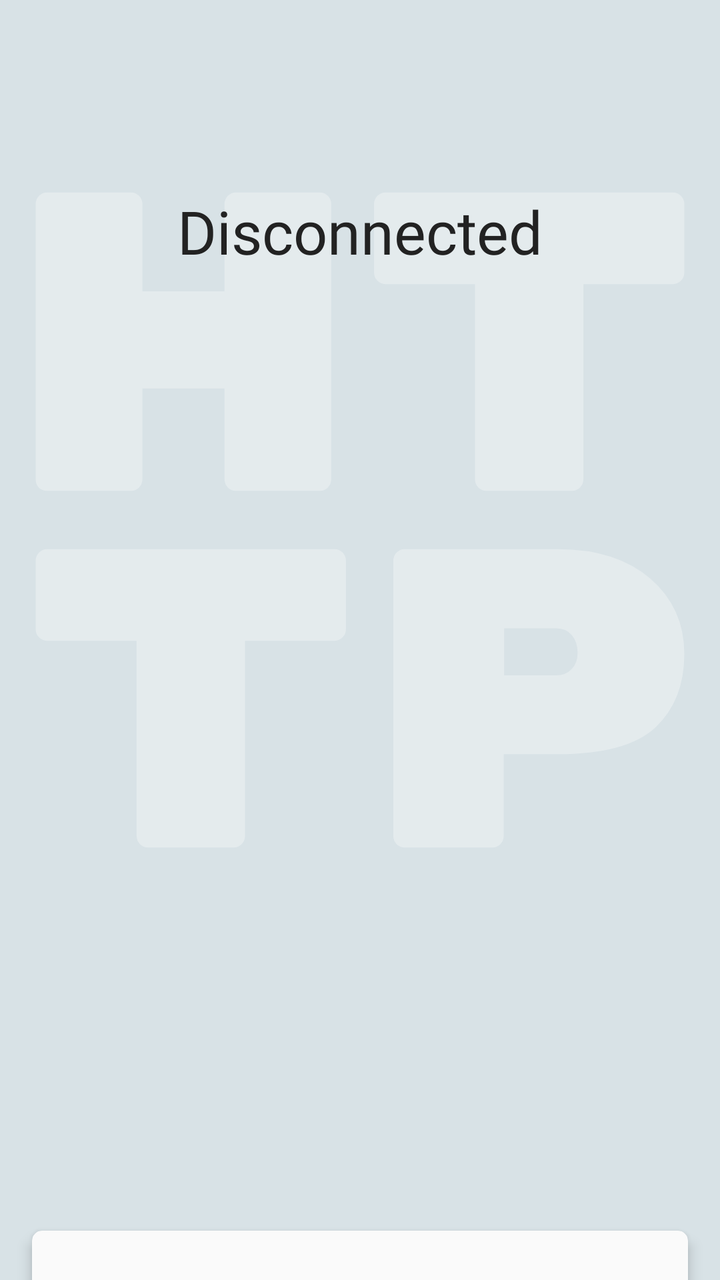
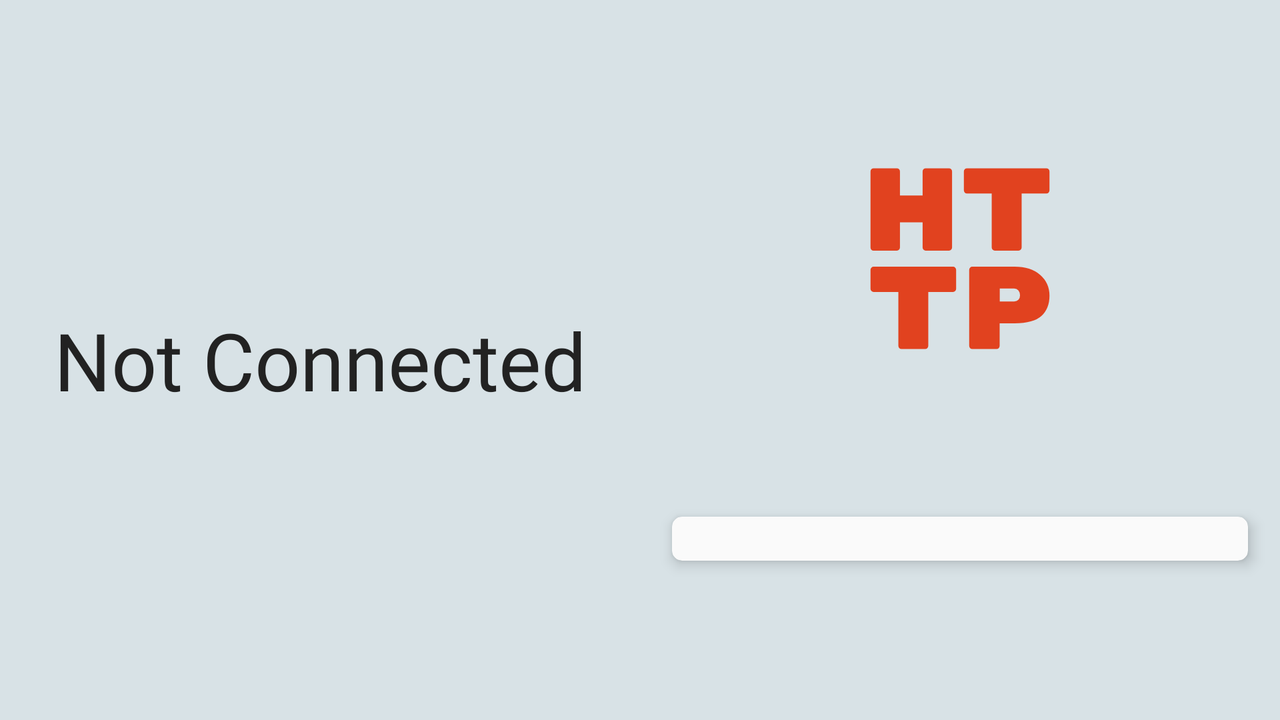

Two renders of one Android screen. The first uses the default layout on a phone; the second uses the alternative layout the repository ships for a different screen configuration, on a matching device. The two XML files are below.
<!-- AndroidManifest.xml: application theme AppTheme -->
<!-- res/layout/main_layout.xml -->
<?xml version="1.0" encoding="utf-8"?>
<androidx.constraintlayout.widget.ConstraintLayout xmlns:android="http://schemas.android.com/apk/res/android"
  xmlns:app="http://schemas.android.com/apk/res-auto"
  xmlns:tools="http://schemas.android.com/tools"
  android:layout_width="match_parent"
  android:layout_height="match_parent"
  tools:context=".MainActivity">

  <androidx.constraintlayout.widget.Guideline
    android:id="@+id/statusGuideline"
    android:layout_width="wrap_content"
    android:layout_height="wrap_content"
    android:orientation="horizontal"
    app:layout_constraintGuide_percent="0.18" />

  <ImageView
    android:id="@+id/logoImage"
    android:layout_width="match_parent"
    android:layout_height="match_parent"
    android:layout_marginBottom="120dp"
    android:alpha="0.3"
    app:tint="#fff"
    app:srcCompat="@drawable/ic_transparent_icon"
    tools:ignore="ContentDescription" />

  <TextView
    android:id="@+id/statusText"
    style="@style/StatusText"
    android:layout_width="wrap_content"
    android:layout_height="wrap_content"
    android:layout_gravity="center"
    android:text="@string/disconnected_status"
    android:textSize="30sp"
    app:layout_constraintBottom_toBottomOf="@+id/statusGuideline"
    app:layout_constraintEnd_toEndOf="parent"
    app:layout_constraintStart_toStartOf="parent"
    app:layout_constraintTop_toTopOf="@+id/statusGuideline" />

  <LinearLayout
    android:id="@+id/statusDetailContainer"
    android:layout_width="wrap_content"
    android:layout_height="wrap_content"
    android:layout_marginStart="16dp"
    android:layout_marginTop="16dp"
    android:layout_marginEnd="16dp"
    android:orientation="vertical"
    app:layout_constrainedWidth="true"
    app:layout_constraintEnd_toEndOf="parent"
    app:layout_constraintStart_toStartOf="parent"
    app:layout_constraintTop_toBottomOf="@+id/statusText" />

  <com.google.android.material.card.MaterialCardView
    android:id="@+id/materialCardView"
    style="@style/PortraitButtonsCard"
    android:layout_width="match_parent"
    android:layout_height="wrap_content"
    android:layout_marginStart="16dp"
    android:layout_marginEnd="16dp"
    app:layout_constraintBottom_toBottomOf="parent"
    app:layout_constraintEnd_toEndOf="parent"
    app:layout_constraintStart_toStartOf="parent">

    <LinearLayout
      android:id="@+id/buttonLayoutContainer"
      android:layout_width="match_parent"
      android:layout_height="wrap_content"
      android:clipToPadding="false"
      android:orientation="vertical"
      android:paddingStart="16dp"
      android:paddingTop="12dp"
      android:paddingEnd="16dp"
      android:paddingBottom="10dp" />
  </com.google.android.material.card.MaterialCardView>

</androidx.constraintlayout.widget.ConstraintLayout>
<!-- resources referenced by this layout -->
<resources>
  <!-- drawable ic_transparent_icon: vector/xml drawable (drawable, 2831 chars, omitted) -->
  <string name="disconnected_status">Disconnected</string>
  <style name="PortraitButtonsCard" parent="@style/BaseButtonsCard">
      <item name="shapeAppearance">@style/PortraitButtonsCardCorners</item>
    </style>
  <style name="StatusText" parent="@android:style/Widget.TextView">
      <item name="android:textSize">40sp</item>
      <item name="android:fontFamily">@font/lato_bold</item>
    </style>
  <!-- from res/values-v23/ -->
  <style name="AppTheme" parent="Theme.MaterialComponents.Light.NoActionBar">
      <item name="android:textColor">@color/textColor</item>
      <item name="android:windowBackground">@color/containerBackground</item>
  
      <item name="android:fontFamily">@font/lato</item>
      <item name="android:windowLightStatusBar">true</item>
      <item name="android:textStyle">normal</item>
      <item name="android:textAllCaps">false</item>
      <item name="android:letterSpacing">0</item>
  
      <item name="colorPrimary">@color/primaryInputBackground</item>
      <item name="android:statusBarColor">@color/containerBackground</item>
    </style>
  <style name="BaseButtonsCard" parent="@style/Widget.MaterialComponents.CardView">
      <item name="android:textSize">20sp</item>
      <item name="cardBackgroundColor">@color/mainBackground</item>
      <item name="cardElevation">4dp</item>
    </style>
  <style name="PortraitButtonsCardCorners">
      <item name="cornerFamily">rounded</item>
      <item name="cornerSizeTopRight">5dp</item>
      <item name="cornerSizeTopLeft">5dp</item>
      <item name="cornerSizeBottomLeft">0dp</item>
      <item name="cornerSizeBottomRight">0dp</item>"
    </style>
  <color name="textColor">#222222</color>
  <color name="containerBackground">#d8e2e6</color>
  <color name="primaryInputBackground">#1076b9</color>
  <color name="mainBackground">#fafafa</color>
</resources>
<!-- res/layout-land/main_layout.xml (the repository's variant of the layout above) -->
<!-- drawn on the phone turned sideways -->
<?xml version="1.0" encoding="utf-8"?>
<android.widget.LinearLayout xmlns:android="http://schemas.android.com/apk/res/android"
  xmlns:app="http://schemas.android.com/apk/res-auto"
  xmlns:tools="http://schemas.android.com/tools"
  android:layout_width="match_parent"
  android:layout_height="match_parent">

  <androidx.constraintlayout.widget.ConstraintLayout
    android:layout_width="0dp"
    android:layout_height="match_parent"
    android:layout_weight="1.1"
    tools:context=".MainActivity">

    <TextView
      android:id="@+id/statusText"
      style="@style/StatusText"
      android:layout_width="wrap_content"
      android:layout_height="wrap_content"
      android:layout_marginStart="8dp"
      android:layout_marginEnd="8dp"
      android:text="Not Connected"
      app:layout_constraintBottom_toTopOf="@+id/statusDetailContainer"
      app:layout_constraintEnd_toEndOf="parent"
      app:layout_constraintStart_toStartOf="parent"
      app:layout_constraintTop_toTopOf="parent"
      app:layout_constraintVertical_chainStyle="packed" />

    <LinearLayout
      android:id="@+id/statusDetailContainer"
      android:layout_width="match_parent"
      android:layout_height="wrap_content"
      android:orientation="vertical"
      app:layout_constrainedWidth="true"
      app:layout_constraintBottom_toBottomOf="parent"
      app:layout_constraintEnd_toEndOf="parent"
      app:layout_constraintStart_toStartOf="parent"
      app:layout_constraintTop_toBottomOf="@+id/statusText" />

  </androidx.constraintlayout.widget.ConstraintLayout>

  <androidx.constraintlayout.widget.ConstraintLayout
    android:layout_width="0dp"
    android:layout_height="match_parent"
    android:layout_weight="1.1"
    tools:context=".MainActivity">

    <ImageView
      android:id="@+id/logoImage"
      android:layout_width="wrap_content"
      android:layout_height="wrap_content"
      android:contentDescription="The Blockn Logo"
      app:layout_constraintBottom_toTopOf="@id/materialCardView"
      app:layout_constraintEnd_toEndOf="parent"
      app:layout_constraintStart_toStartOf="parent"
      app:layout_constraintTop_toTopOf="parent"
      app:srcCompat="@drawable/ic_transparent_icon" />

    <com.google.android.material.card.MaterialCardView
      android:id="@+id/materialCardView"
      style="@style/LandscapeButtonsCard"
      android:layout_width="0dp"
      android:layout_height="wrap_content"
      android:layout_gravity="center"
      android:layout_marginStart="16dp"
      android:layout_marginEnd="16dp"
      android:layout_weight="1"
      app:layout_constraintBottom_toBottomOf="parent"
      app:layout_constraintEnd_toEndOf="parent"
      app:layout_constraintStart_toStartOf="parent"
      app:layout_constraintTop_toBottomOf="@+id/logoImage">

      <LinearLayout
        android:id="@+id/buttonLayoutContainer"
        android:layout_width="match_parent"
        android:layout_height="wrap_content"
        android:orientation="vertical"
        android:paddingStart="16dp"
        android:paddingTop="12dp"
        android:paddingEnd="16dp"
        android:paddingBottom="10dp"></LinearLayout>
    </com.google.android.material.card.MaterialCardView>
  </androidx.constraintlayout.widget.ConstraintLayout>
</android.widget.LinearLayout>
<!-- resources referenced by the variant -->
<!-- as the phone turned sideways resolves them -->
<resources>
  <!-- drawable ic_transparent_icon: vector/xml drawable (drawable, 2831 chars, omitted) -->
  <style name="LandscapeButtonsCard" parent="@style/BaseButtonsCard">
      <item name="cardCornerRadius">5dp</item>
    </style>
  <style name="StatusText" parent="@android:style/Widget.TextView">
      <item name="android:textSize">40sp</item>
      <item name="android:fontFamily">@font/lato_bold</item>
    </style>
  <!-- from res/values-v23/ -->
  <style name="AppTheme" parent="Theme.MaterialComponents.Light.NoActionBar">
      <item name="android:textColor">@color/textColor</item>
      <item name="android:windowBackground">@color/containerBackground</item>
  
      <item name="android:fontFamily">@font/lato</item>
      <item name="android:windowLightStatusBar">true</item>
      <item name="android:textStyle">normal</item>
      <item name="android:textAllCaps">false</item>
      <item name="android:letterSpacing">0</item>
  
      <item name="colorPrimary">@color/primaryInputBackground</item>
      <item name="android:statusBarColor">@color/containerBackground</item>
    </style>
  <style name="BaseButtonsCard" parent="@style/Widget.MaterialComponents.CardView">
      <item name="android:textSize">20sp</item>
      <item name="cardBackgroundColor">@color/mainBackground</item>
      <item name="cardElevation">4dp</item>
    </style>
  <color name="textColor">#222222</color>
  <color name="containerBackground">#d8e2e6</color>
  <color name="primaryInputBackground">#1076b9</color>
  <color name="mainBackground">#fafafa</color>
</resources>
